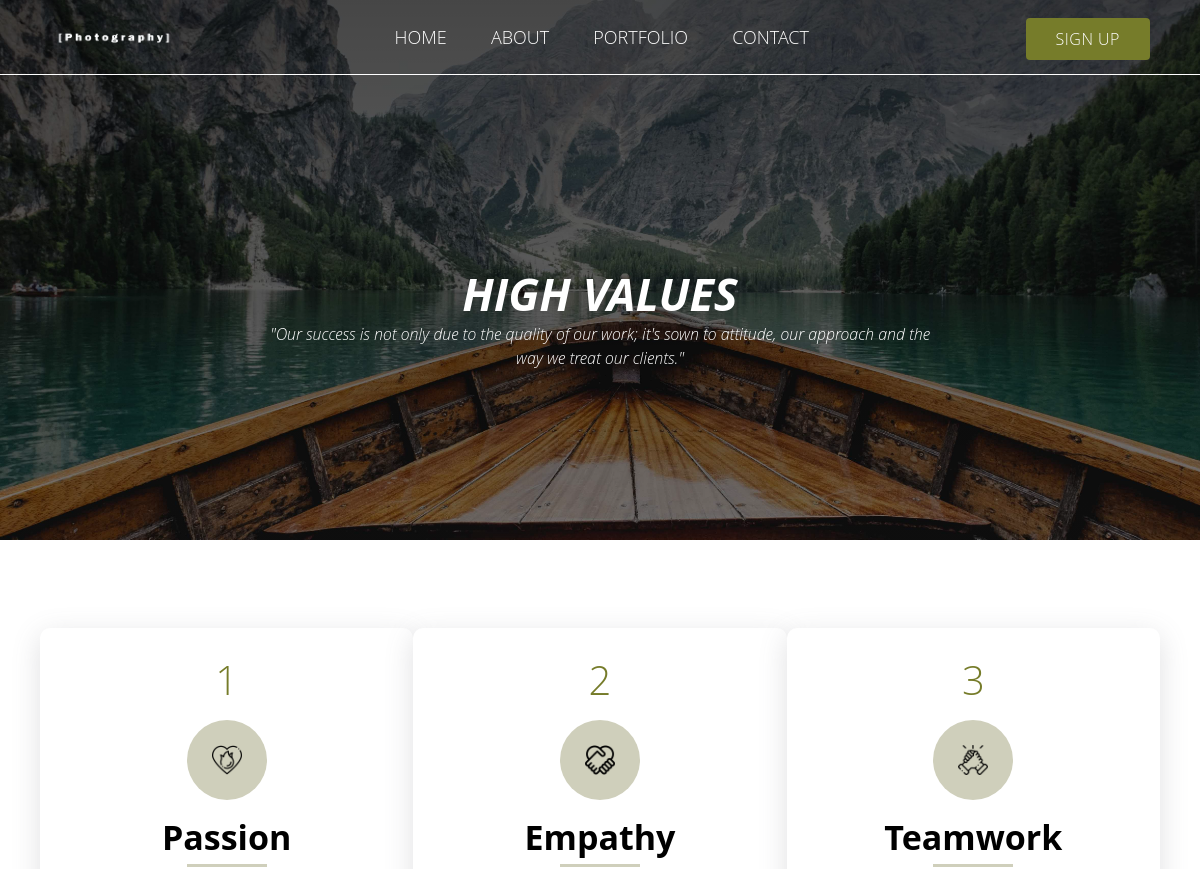
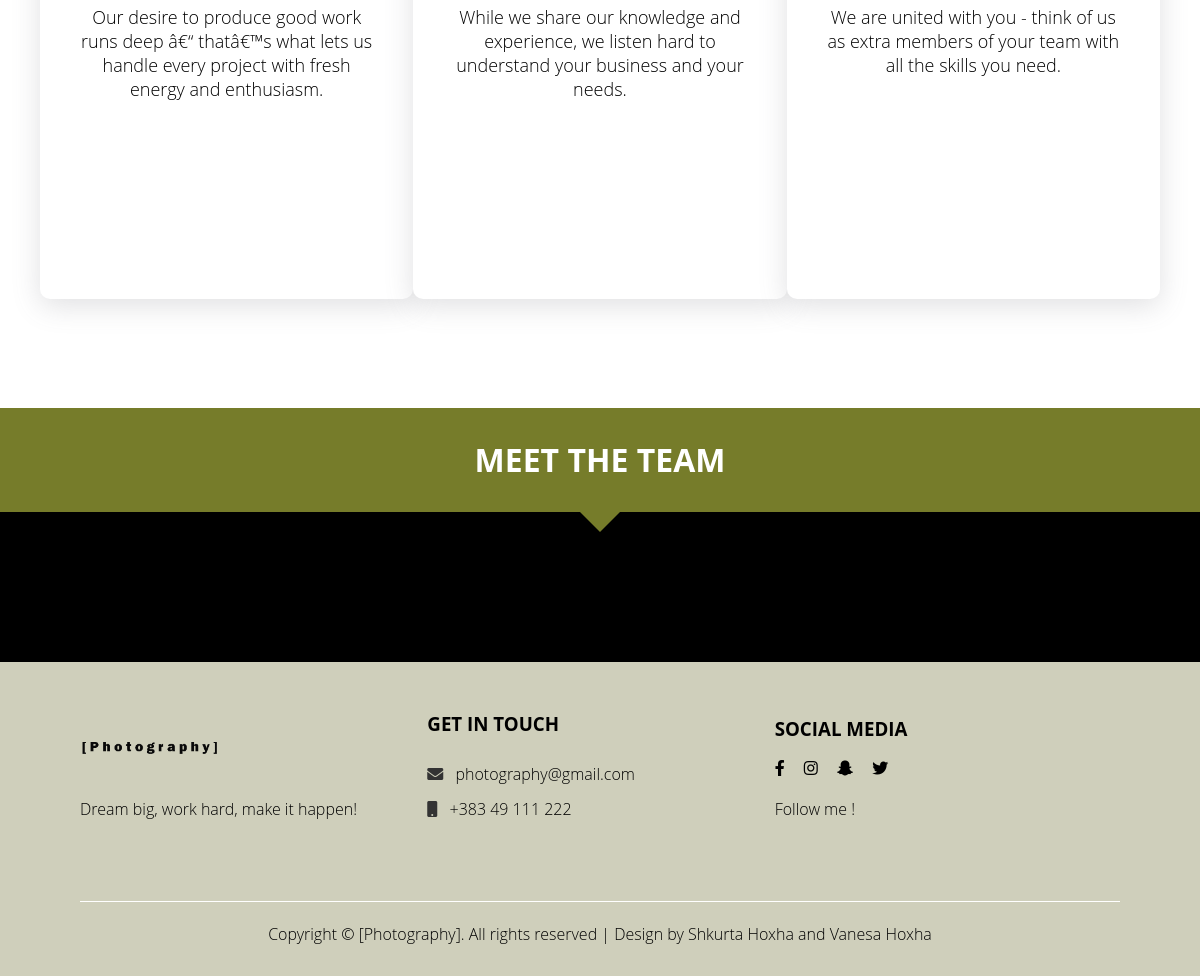
Page /about.php on the committed database (2 pictures, top to bottom).
### tables this page shows
CREATE TABLE `navigation` (
  `id` int(11) NOT NULL,
  `title` varchar(255) NOT NULL,
  `url` varchar(255) NOT NULL
);

CREATE TABLE `features` (
  `id` int(11) NOT NULL,
  `title` varchar(255) NOT NULL,
  `step` int(255) NOT NULL,
  `icon` varchar(255) NOT NULL,
  `teaser` text NOT NULL
);

### db/Dbconnect.php (called while the page is built)
<?php
class Dbconnect
{
    private $_localhost = 'localhost';
    private $_user = 'root';
    private $_password = '';
    private $_dbname = 'photography';
    protected $connection;
    public function __construct()
    {
        if (!isset($this->connection)) {
            $this->connection = new mysqli($this->_localhost, $this->_user, $this->_password, $this->_dbname);
        }
        return $this->connection;
    }
}

### Crud.php (called while the page is built, shortened)
<?php
include_once('db/Dbconnect.php');
class Crud extends Dbconnect
{
    public function selectalldata($table)
    {
        $select = "SELECT * FROM $table";
        $select1 = $this->connection->query($select);
        return $select1;
    }
}
?>

### about.php (the view, shortened to what this page needs)
<?php include('layout/header.php') ?>
<?php include_once ("Crud.php") ?>
<main>
    <section class="banner"
             style="background-image: linear-gradient(rgba(0,0,0,0.7),rgba(0,0,0,0.5)), url('assets/images/general/about-banner.jpg');background-size: cover; background-position: center;position:relative; padding: 0 0 190px 0;">
        <div class="header">
            <div class="logo">
                <figure>
                    <a href="/">
                        <img src="assets/images/icons/logo[photography].png" alt="Logo">
                    </a>
                </figure>
            </div>
           <?php include ("partial/navigation.php")?>
            <div class="login">
                <a href="register.php" class="btn">SIGN UP</a>
            </div>
        </div>
        <div class="banner-content">
            <h2>HIGH VALUES</h2>
            <p>
                "Our success is not only due to the quality of our work;
                it's sown to attitude, our approach and the way we treat our clients."
            </p>
        </div>
    </section>
    <div class="about-main-content">
        <div class="main-container">
            <ul>
                <?php
                $crud = new crud();
                $result = $crud->selectalldata("features");
                while ($data = mysqli_fetch_array($result)) {
                    ?>
                    <li>
                        <span class="feature-label"><?php echo $data['step']; ?></span>
                        <br>
                        <span class="icon-feature">
                            <img src="assets/images/general/<?php echo $data['icon']; ?>" alt="Passion">
                        </span>
                        <h2 class="feature-title"><?php echo $data['title']; ?></h2>
                        <div class="feature-text">
                            <?php echo $data['teaser']; ?>
                        </div>
                    </li>
                <?php }
                ?>
            </ul>
        </div>
    </div>
    <div class="team">
        <div class="strapline">
            <h1>MEET THE TEAM</h1>
        </div>
        <div class="teamworker">
        </div>
    </div>
</main>
<?php include('layout/footer.php') ?>

### partial/navigation.php
<div class="navigation">
    <ul>
        <?php
        $crud = new crud();
        $result = $crud->selectalldata("navigation");
        while ($data = mysqli_fetch_array($result)) {
            ?>
            <li>
                <a href="<?php echo $data['url']; ?>"><?php echo $data['title']; ?></a>
            </li>
        <?php } ?>
    </ul>
</div>

### assets/css/style.css (style rules this page uses)
body { margin: 0; font-family: 'Literata', serif; overflow-x: hidden; }
.btn { padding: 10px 30px; vertical-align: middle; background: #767c2a; color: white; text-decoration: none; border-radius: 4px; letter-spacing: 0.5px; transition: 0.3s ease-in; text-transform: uppercase; cursor: pointer; }
h2 { font-size: 45px; font-weight: 700; margin: 0; }
.header { display: flex; justify-content: space-between; padding: 10px 50px; border-bottom: 1px solid white; }
.header .logo { width: 128px; height: 54px; }
.header .logo figure { margin: 0; width: 100%; height: 100%; }
.header .logo figure a img { width: 100%; height: 100%; object-fit: contain; }
.header .navigation, .header .login { margin-top: 15px; }
.header .navigation ul { padding: 0; margin: 0; text-transform: uppercase; }
.header .navigation ul li { list-style: none; display: inline-block; }
.header .navigation ul li a { padding: 20px; font-size: 18px; text-decoration: none; color: #fdfdfd; transition: 0.3s ease-in; }
.banner { height: 350px; position: relative; }
.banner .banner-content { position: absolute; width: 55%; margin: 100px auto; text-align: center; left: 50%; transform: translateX(-50%); bottom: 10%; color: #fff; font-style: italic; }
.about-main-content { background: white; padding:70px 0; }
.main-container ul { margin-right: 40px; display: flex; justify-content: space-evenly; font-size: 18px; color: black; transition: 0.3s ease-in; }
.about-main-content .main-container ul li { list-style: none; display: inline-block; text-align: center; border-radius: 10px; background: white; box-shadow: rgb(100 100 111 / 20%) 0px 7px 29px 0px; max-height: 100%; padding: 40px; height: 460px; width: 350px; }
.about-main-content .main-container ul li .feature-title { position: relative; padding-bottom: 0; font-size: 34px; margin-top: 20px; }
.about-main-content .main-container ul li .feature-title:before { content: ""; position: absolute; bottom: -18px; width: 80px; height: 3px; background: #cfcfbb; left: 50%; transform: translateX(-50%); }
.about-main-content .main-container ul li .icon-feature { background: #cfcfbb; display: inline-block; width: 80px; height: 80px; border-radius: 50%; position: relative; margin-top: 20px; }
.about-main-content .main-container ul li .icon-feature img { width: 30px; height: 30px; object-fit: contain; position: absolute; top: 50%; left: 50%; transform: translate(-50%,-50%); }
.feature-label { font-size: 40px; color: #767c2a; }
.about-main-content .main-container .feature-text { margin-top:25px; }
.strapline h1 { position: relative; margin-bottom: 0; padding: 40px 0px; color: #fff; background: #767c2a; text-align: center; }
.strapline h1:before { content: ""; position: absolute; top: 100%; left: 50%; display: block; width: 0; height: 0; border-top: 20px solid #767c2a; border-left: 20px solid transparent; border-right: 20px solid transparent; transform: translateX(-50%); }
.teamworker { display: flex; flex-direction: column; justify-content: space-between; background-color: black; padding: 75px; }
body { font: 16px/1.5em "Overpass", "Open Sans", Helvetica, sans-serif; color: #333; font-weight: 300; }

### rows in the picture
navigation: title "HOME"
navigation: title "ABOUT"
navigation: title "PORTFOLIO"
navigation: title "CONTACT"
features: step "1", icon (picture), title "Passion", teaser "Our desire to produce good work runs deep â€“ thatâ€™s what lets us handle every project with fresh energy and enthusiasm."
features: step "2", icon (picture), title "Empathy", teaser "While we share our knowledge and experience, we listen hard to understand your business and your needs."
features: step "3", icon (picture), title "Teamwork", teaser "We are united with you - think of us as extra members of your team with all the skills you need."
